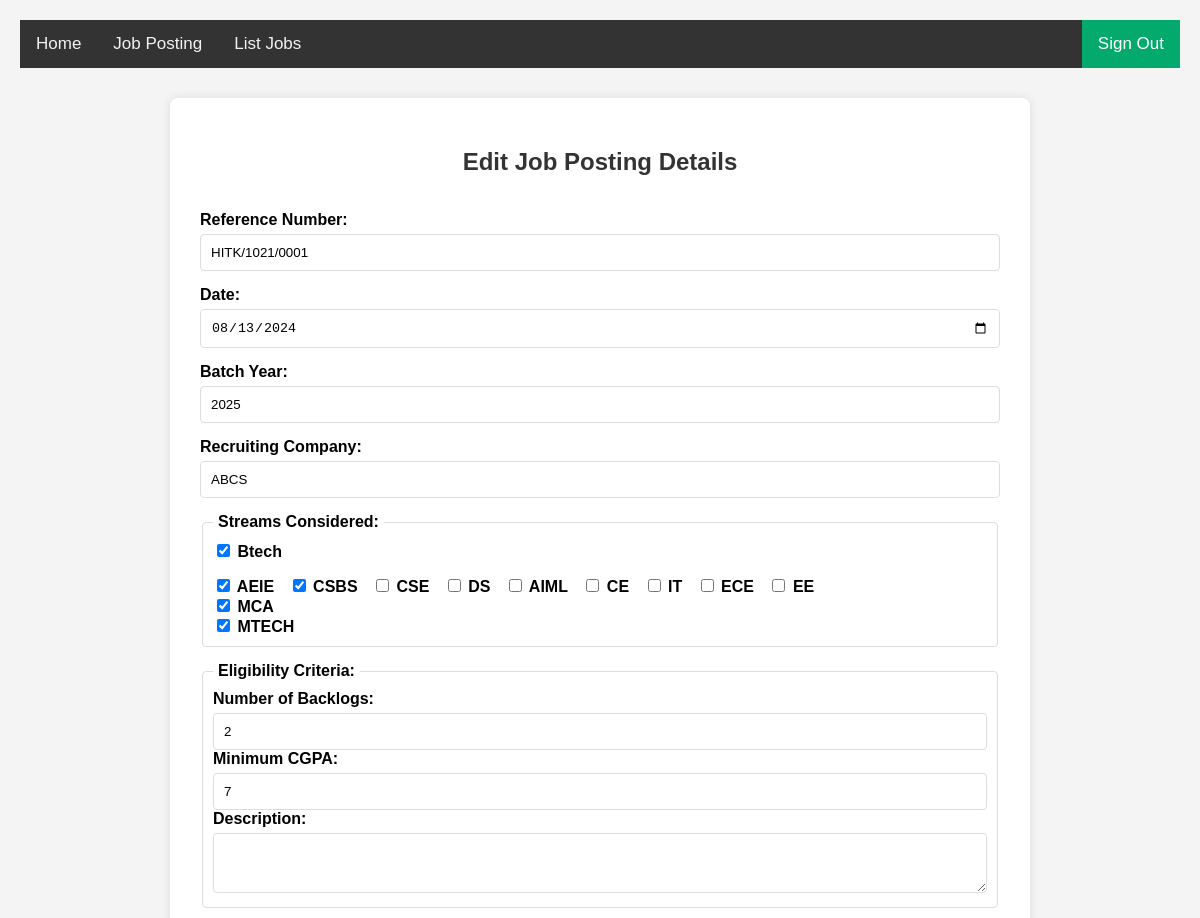
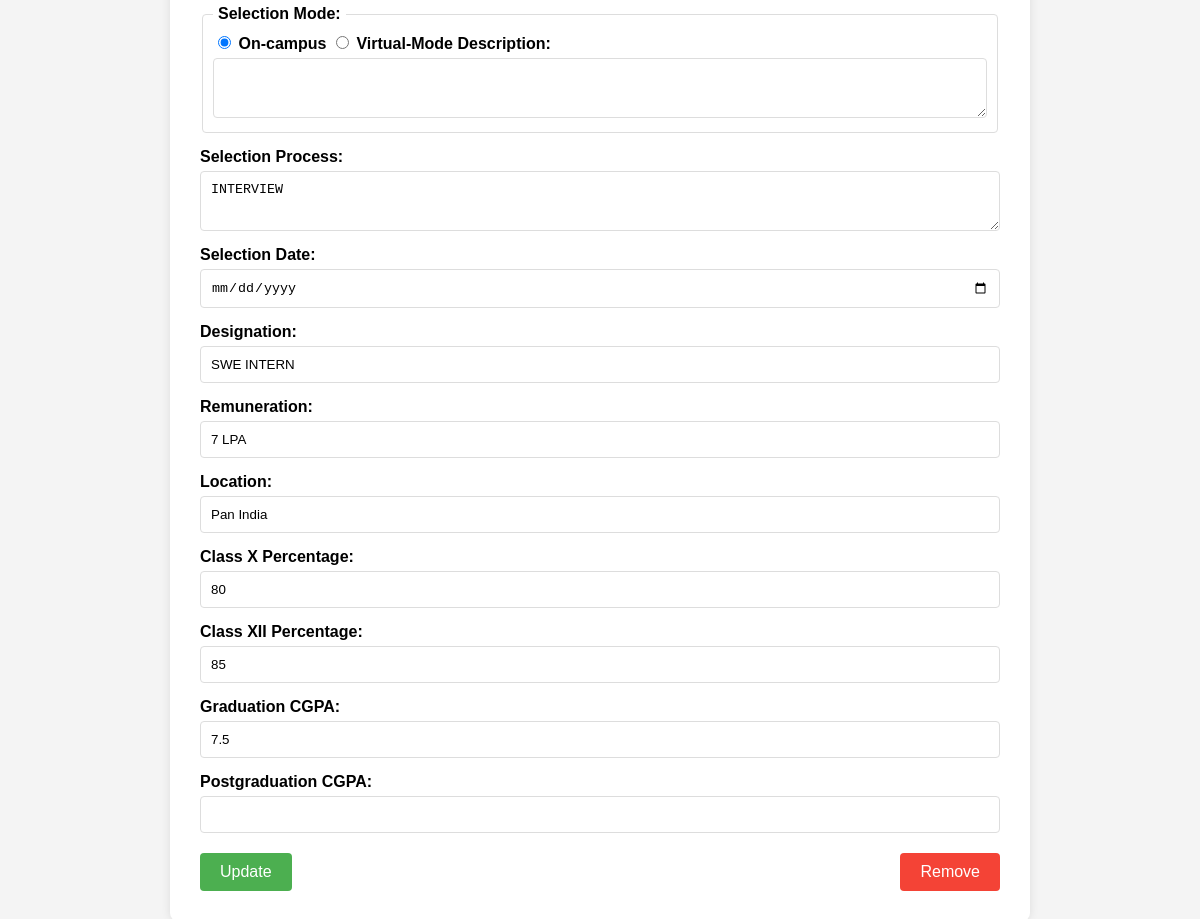
/pages/admin/jobs/edit_job.php?id=1, run on the app's committed database (2 pictures, top to bottom).
### tables this page shows
CREATE TABLE job_posting (
    id INT(11) NOT NULL AUTO_INCREMENT PRIMARY KEY,
    reference_number VARCHAR(255) NOT NULL,
    post_date DATE NOT NULL,
    batch_year YEAR(4) NOT NULL,
    recruiting_company VARCHAR(255) NOT NULL,
    streams TEXT,
    backlogs INT(11) NOT NULL,
    minimum_cgpa FLOAT NOT NULL,
    eligibility_description TEXT,
    selection_mode VARCHAR(255) NOT NULL,
    selection_mode_description TEXT,
    selection_process VARCHAR(255) NOT NULL,
    selection_date VARCHAR(255),
    designation VARCHAR(255) NOT NULL,
    remuneration VARCHAR(255) NOT NULL,
    location VARCHAR(255) NOT NULL,
    job_link VARCHAR(255) NOT NULL,
    class_x_percentage FLOAT NOT NULL,
    class_xii_percentage FLOAT NOT NULL,
    graduation_cgpa FLOAT NOT NULL,
    postgraduation_cgpa FLOAT
);

### pages/admin/jobs/edit_job.php (the view, shortened to what this page needs)
<?php
include_once('../../../php/connection.php');
$job = [];
if (isset($_GET['id'])) {
    $job_id = $_GET['id'];
    $sql = "SELECT * FROM job_posting WHERE id = ?";
    $stmt = $conn->prepare($sql);
    $stmt->bind_param("i", $job_id);
    $stmt->execute();
    $result = $stmt->get_result();
    if ($result->num_rows > 0) {
        $job = $result->fetch_assoc();
    } else {
        echo "Job not found.";
        exit();
    }
} else {
    echo "No job ID provided.";
    exit();
}
?>
<!DOCTYPE html>
<html lang="en">
<head>
    <link rel="stylesheet" href="../../../css/nav.css">
    <link rel="stylesheet" href="edit_job.css">
</head>
<body>
    <div class="topnav" id="home-topnav">
        <nav>
            <a href="../admin_logout.php" class="split">Sign Out</a>
            <a href="../admin_home.php">Home</a>
            <a href="post_job.php">Job Posting</a>
            <a href="list_job.php">List Jobs</a>
        </nav>
    </div>
    <div class="container">
        <form method="post" action="" onsubmit="return confirmUpdate();">
            <h2>Edit Job Posting Details</h2>
            <label for="reference_number">Reference Number:</label>
            <input type="text" id="reference_number" name="reference_number" value="<?php echo htmlspecialchars($job['reference_number']); ?>" required>
            <label for="post_date">Date:</label>
            <input type="date" id="post_date" name="post_date" value="<?php echo htmlspecialchars($job['post_date']); ?>" required>
            <label for="batch_year">Batch Year:</label>
            <input type="number" id="batch_year" name="batch_year" min="2000" max="2099" value="<?php echo htmlspecialchars($job['batch_year']); ?>" required>
            <label for="recruiting_company">Recruiting Company:</label>
            <input type="text" id="recruiting_company" name="recruiting_company" value="<?php echo htmlspecialchars($job['recruiting_company']); ?>" required>
            <fieldset>
                <legend>Streams Considered:</legend>
                <?php
                $selected_streams = explode(', ', $job['streams']);
                ?>
                <label><input type="checkbox" name="streams[]" value="Btech" <?php if (in_array("Btech", $selected_streams)) echo "checked"; ?>> Btech</label><br>
                <div class="sub-checkbox">
                    <label><input type="checkbox" name="streams[]" value="AEIE" <?php if (in_array("AEIE", $selected_streams)) echo "checked"; ?>> AEIE</label>
                    <label><input type="checkbox" name="streams[]" value="CSBS" <?php if (in_array("CSBS", $selected_streams)) echo "checked"; ?>> CSBS</label>
                    <label><input type="checkbox" name="streams[]" value="CSE" <?php if (in_array("CSE", $selected_streams)) echo "checked"; ?>> CSE</label>
                    <label><input type="checkbox" name="streams[]" value="DS" <?php if (in_array("DS", $selected_streams)) echo "checked"; ?>> DS</label>
                    <label><input type="checkbox" name="streams[]" value="AIML" <?php if (in_array("AIML", $selected_streams)) echo "checked"; ?>> AIML</label>
                    <label><input type="checkbox" name="streams[]" value="CE" <?php if (in_array("CE", $selected_streams)) echo "checked"; ?>> CE</label>
                    <label><input type="checkbox" name="streams[]" value="IT" <?php if (in_array("IT", $selected_streams)) echo "checked"; ?>> IT</label>
                    <label><input type="checkbox" name="streams[]" value="ECE" <?php if (in_array("ECE", $selected_streams)) echo "checked"; ?>> ECE</label>
                    <label><input type="checkbox" name="streams[]" value="EE" <?php if (in_array("EE", $selected_streams)) echo "checked"; ?>> EE</label>
                </div>
                <label><input type="checkbox" name="streams[]" value="MCA" <?php if (in_array("MCA", $selected_streams)) echo "checked"; ?>> MCA</label><br>
                <label><input type="checkbox" name="streams[]" value="MTECH" <?php if (in_array("MTECH", $selected_streams)) echo "checked"; ?>> MTECH</label>
            </fieldset>
            <fieldset>
                <legend>Eligibility Criteria:</legend>
                <label for="backlogs">Number of Backlogs:</label>
                <input type="number" id="backlogs" name="backlogs" min="0" value="<?php echo htmlspecialchars($job['backlogs']); ?>" required>
                <label for="minimum_cgpa">Minimum CGPA:</label>
                <input type="number" id="minimum_cgpa" name="minimum_cgpa" step="0.01" value="<?php echo htmlspecialchars($job['minimum_cgpa']); ?>" required>
                <label for="eligibility_description">Description:</label>
                <textarea id="eligibility_description" name="eligibility_description"><?php echo htmlspecialchars($job['eligibility_description']); ?></textarea>
            </fieldset>
            <fieldset>
                <legend>Selection Mode:</legend>
                <?php
                $selected_selection_mode = $job['selection_mode'];
                ?>
                <label><input type="radio" name="selection_mode" value="On-campus" <?php if ($selected_selection_mode == "On-campus") echo "checked"; ?> required> On-campus</label>
                <label><input type="radio" name="selection_mode" value="Virtual-Mode" <?php if ($selected_selection_mode == "Virtual-Mode") echo "checked"; ?> required> Virtual-Mode</label>
                <label for="selection_mode_description">Description:</label>
                <textarea id="selection_mode_description" name="selection_mode_description"><?php echo htmlspecialchars($job['selection_mode_description']); ?></textarea>
            </fieldset>
            <label for="selection_process">Selection Process:</label>
            <textarea id="selection_process" name="selection_process" required><?php echo htmlspecialchars($job['selection_process']); ?></textarea>
            <label for="selection_date">Selection Date:</label>
            <input type="date" id="selection_date" name="selection_date" value="<?php echo htmlspecialchars($job['selection_date']); ?>" >
            <label for="designation">Designation:</label>
            <input type="text" id="designation" name="designation" value="<?php echo htmlspecialchars($job['designation']); ?>" required>
            <label for="remuneration">Remuneration:</label>
            <input type="text" id="remuneration" name="remuneration" value="<?php echo htmlspecialchars($job['remuneration']); ?>" required>
            <label for="location">Location:</label>
            <input type="text" id="location" name="location" value="<?php echo htmlspecialchars($job['location']); ?>" required>
            <label for="class_x_percentage">Class X Percentage:</label>
            <input type="number" step="0.01" id="class_x_percentage" name="class_x_percentage" value="<?php echo htmlspecialchars($job['class_x_percentage']); ?>" required>
            <label for="class_xii_percentage">Class XII Percentage:</label>
            <input type="number" step="0.01" id="class_xii_percentage" name="class_xii_percentage" value="<?php echo htmlspecialchars($job['class_xii_percentage']); ?>" required>
            <label for="graduation_cgpa">Graduation CGPA:</label>
            <input type="number" step="0.01" id="graduation_cgpa" name="graduation_cgpa" value="<?php echo htmlspecialchars($job['graduation_cgpa']); ?>" required>
            <label for="postgraduation_cgpa">Postgraduation CGPA:</label>
            <input type="number" step="0.01" id="postgraduation_cgpa" name="postgraduation_cgpa" value="<?php echo htmlspecialchars($job['postgraduation_cgpa']); ?>" >
            <div class="button-group">
                <input type="submit" name="update" value="Update" onclick="return confirm('Are you sure you want to update this job?');">
                <input type="submit" name="remove" value="Remove" class="remove-button" onclick="return confirm('Are you sure you want to remove this job posting?');">
            </div>
        </form>
    </div>
</body>
</html>

### css/nav.css (style rules this page uses)
.topnav { background-color: #333; overflow: hidden; }
.topnav a { float: left; display: block; color: #f2f2f2; text-align: center; padding: 14px 16px; text-decoration: none; font-size: 17px; }
.topnav a.split { float: right; background-color: #04AA6D; color: white; }

### pages/admin/jobs/edit_job.css (style rules this page uses)
body { font-family: Arial, sans-serif; background-color: #f4f4f4; margin: 0; padding: 20px; }
.topnav { background-color: #333; overflow: hidden; }
.topnav nav a { float: left; display: block; color: #f2f2f2; text-align: center; padding: 14px 16px; text-decoration: none; }
.container { max-width: 800px; margin: 30px auto; background: white; padding: 30px; border-radius: 8px; box-shadow: 0 0 10px rgba(0, 0, 0, 0.1); }
h2 { text-align: center; color: #333; }
form { display: flex; flex-direction: column; }
label { margin-top: 15px; font-weight: bold; }
input[type="text"], input[type="date"], input[type="number"], textarea { padding: 10px; margin-top: 5px; border: 1px solid #ddd; border-radius: 4px; width: 100%; box-sizing: border-box; }
textarea { resize: vertical; min-height: 60px; }
fieldset { margin-top: 15px; padding: 10px; border: 1px solid #ddd; border-radius: 4px; }
legend { font-weight: bold; padding: 0 5px; }
.sub-checkbox label { display: inline-block; margin-right: 10px; }
.button-group { display: flex; justify-content: space-between; margin-top: 20px; }
input[type="submit"] { padding: 10px 20px; border: none; border-radius: 4px; cursor: pointer; font-size: 16px; }
input[type="submit"]:not(.remove-button) { background-color: #4CAF50; color: white; }
input[type="submit"].remove-button { background-color: #f44336; color: white; }

### data on the page
job_posting: reference_number "HITK/1021/0001", post_date "08/13/2024", batch_year "2025", recruiting_company "ABCS", streams "☑", backlogs "2", minimum_cgpa "7", selection_mode "☑ On-campus", selection_mode "☐ Virtual-Mode", selection_process "INTERVIEW", designation "SWE INTERN", remuneration "7 LPA", location "Pan India", class_x_percentage "80", class_xii_percentage "85", graduation_cgpa "7.5"
